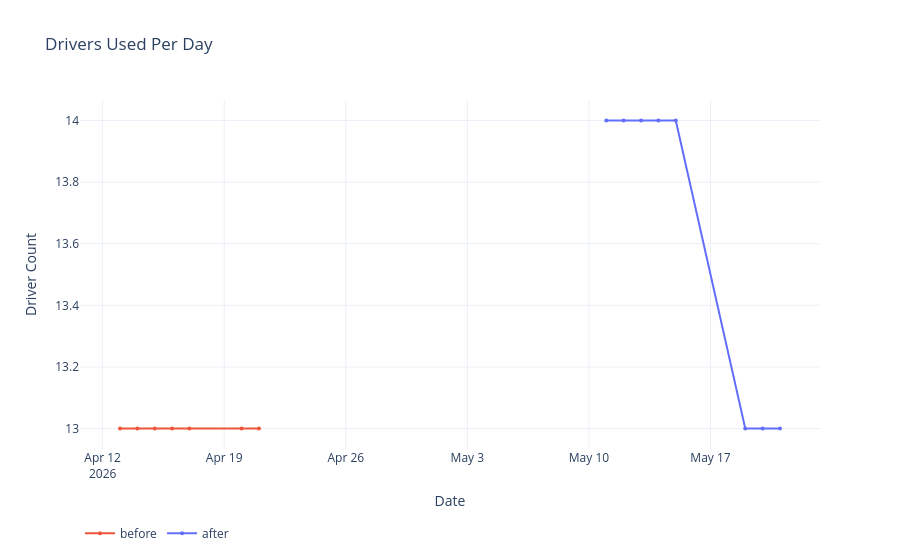

Notebook cell for this chart:
### Code cell
# ── Chart: Drivers Used Per Day ────────────────────────────────────────────────
fig_drivers = go.Figure()
for period_name, df, color in [
    (PERIOD_BEFORE, df_before, COLOR_BEFORE),
    (PERIOD_AFTER,  df_after,  COLOR_AFTER),
]:
    fig_drivers.add_trace(go.Scatter(
        x=df["date"], y=df["drivers_used"],
        mode="lines+markers", name=period_name,
        line=dict(color=color), marker=dict(size=4),
    ))

if ADOPTION_DATE:
    fig_drivers.add_vline(x=ADOPTION_DATE, line_dash="dash", line_color="gray",
                          annotation_text="Adoption", annotation_position="top right")

fig_drivers.update_layout(
    title="Drivers Used Per Day",
    xaxis_title="Date", yaxis_title="Driver Count",
    legend=dict(orientation="h", y=-0.2),
    template="plotly_white",
)
fig_drivers.show()

### Figure 1 — Plotly figure (JSON) as saved in the notebook; plotly's stock layout.template omitted (floating-point values rounded to 4 significant figures)
{"data": [{"line": {"color": "#EF553B"}, "marker": {"size": 4}, "mode": "lines+markers", "name": "before", "type": "scatter", "x": ["2026-04-13T00:00:00.000000000", "2026-04-14T00:00:00.000000000", "2026-04-15T00:00:00.000000000", "2026-04-16T00:00:00.000000000", "2026-04-17T00:00:00.000000000", "2026-04-20T00:00:00.000000000", "2026-04-21T00:00:00.000000000"], "y": [13, 13, 13, 13, 13, 13, 13]}, {"line": {"color": "#636EFA"}, "marker": {"size": 4}, "mode": "lines+markers", "name": "after", "type": "scatter", "x": ["2026-05-11T00:00:00.000000000", "2026-05-12T00:00:00.000000000", "2026-05-13T00:00:00.000000000", "2026-05-14T00:00:00.000000000", "2026-05-15T00:00:00.000000000", "2026-05-19T00:00:00.000000000", "2026-05-20T00:00:00.000000000", "2026-05-21T00:00:00.000000000"], "y": [14, 14, 14, 14, 14, 13, 13, 13]}], "layout": {"legend": {"orientation": "h", "y": -0.2}, "title": {"text": "Drivers Used Per Day"}, "xaxis": {"title": {"text": "Date"}}, "yaxis": {"title": {"text": "Driver Count"}}}}
